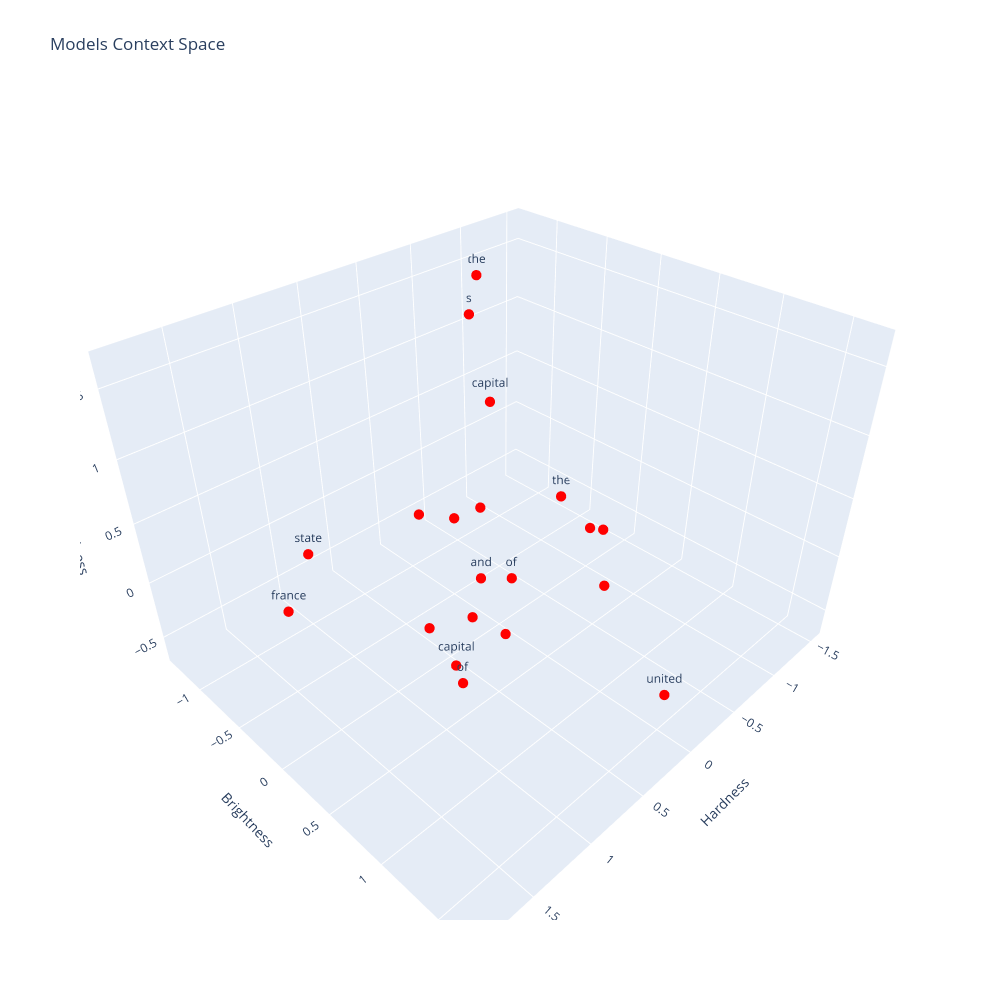

Notebook code cell kept with this figure:
### Code cell
from plot_tokens import plot_dots
u_sentences = [
    {
        "words": sentence_meanings.detach().numpy(),
        "labels": u_tokenizer.tokenizer(prompt),
        "color": "red"
    }
]
plot_dots(u_sentences, "Models Context Space")

### Figure 1 — Plotly figure (JSON) as saved in the notebook; plotly's stock layout.template omitted (floating-point values rounded to 4 significant figures)
{"data": [{"hoverinfo": "text", "marker": {"color": "red", "size": 6}, "mode": "markers+text", "text": ["the", " ", "capital", " ", "of", " ", "united", " ", "state", "s", " ", "and", " ", "the", " ", "capital", " ", "of", " ", "france"], "type": "scatter3d", "x": [-1.526, -0.2323, 0.5956, 0.7659, 0.6953, -0.4051, 0.258, -0.4287, 1.25, -0.0681, 0.515, 0.2922, -0.737, -1.069, 0.09841, 0.4722, 0.6551, 0.488, -0.6436, 1.869], "y": [-0.7502, -0.736, 0.1624, 0.09502, 0.3404, 0.6569, 1.682, -0.6418, -0.5207, -0.3443, 0.5748, 0.1123, 0.2291, -1.322, -0.7655, 0.3977, 0.408, 0.6011, 0.4259, 0.2104], "z": [-0.654, -0.2287, -0.6406, -0.2198, -0.618, -0.2022, -0.07552, -0.1765, 0.3446, 1.674, -0.1252, -0.04594, -0.08446, 1.376, -0.04035, 1.536, 0.005375, 0.3495, 0.05088, 0.6809]}], "layout": {"height": 1000, "scene": {"xaxis": {"title": {"text": "Hardness"}}, "yaxis": {"title": {"text": "Brightness"}}, "zaxis": {"title": {"text": "Redness"}}}, "title": {"text": "Models Context Space"}, "width": 1000}}
